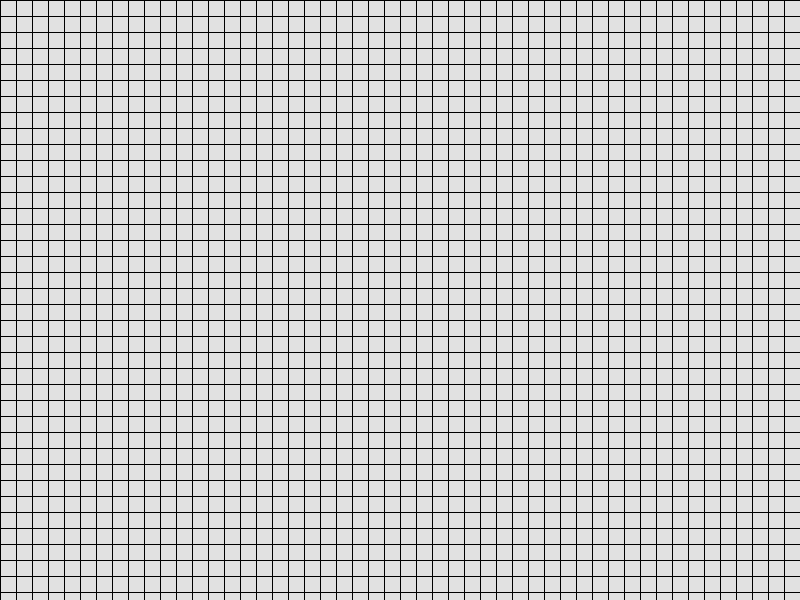
Frame 1 (no input)
Frame 60 (the mouse pressed at the canvas centre just before this capture): identical to frame 1, image omitted
Frame 120 (the mouse held since frame 60 and released just before this capture): identical to frame 1, image omitted

The Processing sketch that drew this single still picture (run headless with seeded random() and noise(); from frame 60 on, the mouse is pressed at the canvas centre):

// Processing sketch: sketch_9_19
// ── sketch_9_19.pde
float d = 30;
Sq[] mySquare = new Sq[100000];
int nSquare = 0;

void setup()
{
  size(800,600);
  d = width / 50;
  
  for(float y = 0; y < height; y = y + d)
  {
    for(float x = 0; x < width; x = x + d)
    {
      mySquare[nSquare] = new Sq(x,y,d);
      nSquare = nSquare + 1;
    }
  }
}

void draw()
{
  for(int i = 0; i < nSquare; i = i + 1)
  {
    mySquare[i].show(i);
  }
}

void mousePressed()
{
  for(int i = 0; i < nSquare; i = i +1)
  {
  mySquare[i].clicked(mouseX, mouseY);
  }
}

// ── Sq.pde
class Sq
{
  float d = 30;              //size
  float xpos = 0;            //position x
  float ypos = 0;            //position y
  boolean isBlack = false;   //color
  int state = 0;             //cell state


  Sq(float _x, float _y, float _d)
 {
     this.xpos = _x;
     this.ypos = _y;
     this.d = _d;
 }

  void clicked (float x, float y)
  {
    if(
        x > this.xpos
        &&
        x < this.xpos+this.d
        &&
        y > this.ypos
        &&
        y < this.ypos+this.d
       )
    {
    this.isBlack = !this.isBlack;
    }
  }
  void show(int i)
  {
    if(this.isBlack)
    {
      fill(color(0,0,0));
    }
    else
    {
      fill(color(225,225,225));
    }
     square(this.xpos,this.ypos,this.d);
     fill(255,100,100);
     textSize(30);
     text(i,this.xpos+10,this.ypos+40);
  }
  
  void detect(int i)
  {
    mySquare[i-1].isBlack=true;
  }
}
